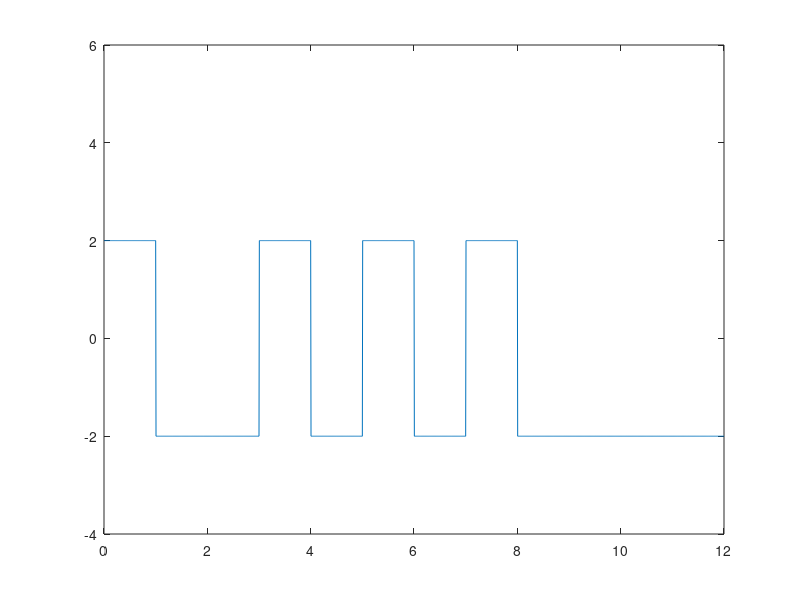

This figure's MATLAB source:
clc;
bits = [0,1,1,0,1,0,1,0,1,1,1,1];

for i = 1:length(bits)
    if(bits(i)==1) 
        amplitude(i) = -2;
    else 
        amplitude(i) = 2;
    end
    
end



bitrate = 1;
Time=12  

sampling_frequency = 150;

time = 0:bitrate/sampling_frequency:Time;

x = 1;

for i = 1:length(time)
    y_value(i)= amplitude(x);
    if time(i)>=x
        x= x+1;
    end
end
     

plot(time,y_value);
axis([0 Time -4 6]);


% demodulation
x = 1;

for i = 1:length(time)
    if time(i)>x
        x = x + 1;
        ans_bits(x) = 1;
        if(y_value(i)>0)
            ans_bits(x) = 0;
        end
        %ans_bits(x) = y_value(i);
    end
end

disp('Demodulation : ')
disp(ans_bits)


